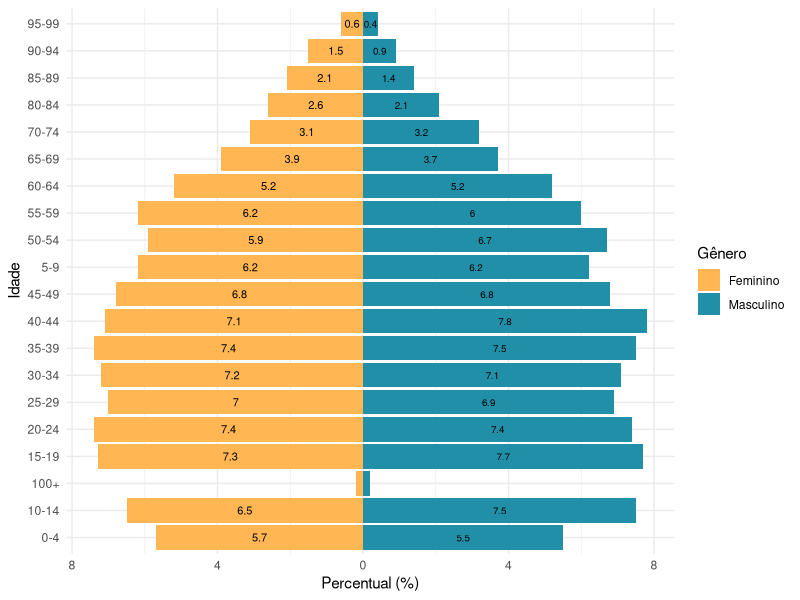

The R script that drew this image:
## ---- chunk 1
library(ggplot2)

# Dados da pirâmide etária
dados <- data.frame(
  Idade = c('0-4', '5-9', '10-14', '15-19', '20-24', '25-29', '30-34', '35-39',
            '40-44', '45-49', '50-54', '55-59', '60-64', '65-69', '70-74', 
            '80-84', '85-89', '90-94', '95-99', '100+'),
  Masculino = c(5.5, 6.2, 7.5, 7.7, 7.4, 6.9, 7.1, 7.5, 7.8, 6.8, 6.7, 6.0, 5.2, 3.7, 3.2, 2.1, 1.4, 0.9, 0.4, 0.2),
  Feminino = c(-5.7, -6.2, -6.5, -7.3, -7.4, -7.0, -7.2, -7.4, -7.1, -6.8, -5.9, -6.2, -5.2, -3.9, -3.1, -2.6, -2.1, -1.5, -0.6, -0.2)
)

# Cor para Masculino e Feminino
cores <- c('Masculino' = '#218fa7', 'Feminino' = '#ffb653')

# Criar o gráfico com rótulos de texto, excluindo o rótulo para '100+'
ggplot(dados) +
  geom_bar(aes(x = Idade, y = Masculino, fill = 'Masculino'), stat = 'identity') +
  geom_bar(aes(x = Idade, y = Feminino, fill = 'Feminino'), stat = 'identity') +
  geom_text(data = subset(dados, Idade != "100+"), aes(x = Idade, y = Masculino, label = Masculino), position = position_stack(vjust = 0.5), size = 2.5) +
  geom_text(data = subset(dados, Idade != "100+"), aes(x = Idade, y = Feminino, label = -Feminino), position = position_stack(vjust = 0.5), size = 2.8) +
  coord_flip() + # Virar o gráfico para ficar horizontal
  labs(x = "Idade", y = "Percentual (%)", fill = "Gênero") +
  theme_minimal() +
  scale_y_continuous(labels = abs) + # Corrigir os rótulos negativos
  scale_fill_manual(values = cores) # Usar cores definidas manualmente



